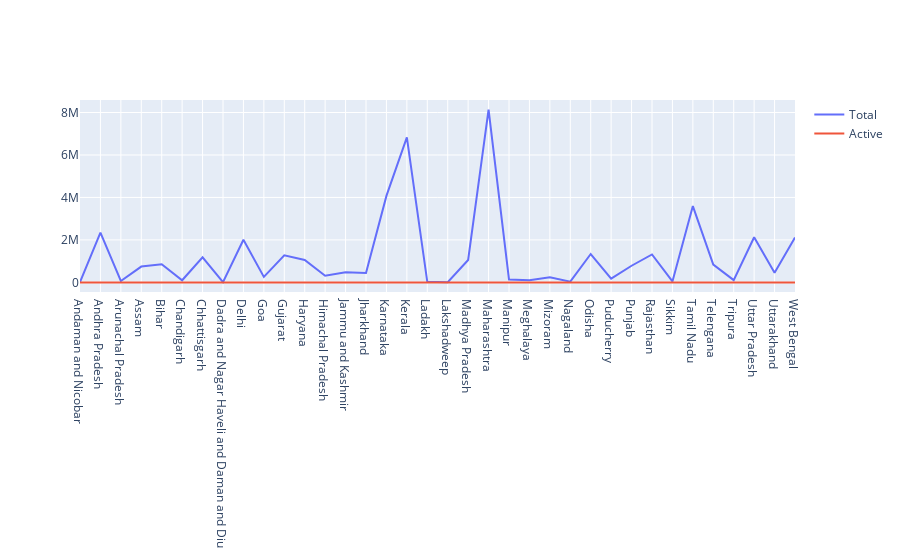

The notebook cell this image was saved under:
### Markdown cell above
### **Active Cases is comparatively very less than Total cases or discharged

### Code cell
x = df['State/UTs'].values
y1 = df['Total Cases'].values
y2 = df['Active'].values


fig= go.Figure()

fig.add_trace(go.Scatter(x=x, y=y1, name= "Total"))
fig.add_trace(go.Scatter(x=x, y=y2, name= "Active"))

fig.show()

### Figure 1 — Plotly figure (JSON) as saved in the notebook; plotly's stock layout.template omitted (floating-point values rounded to 4 significant figures)
{"data": [{"name": "Total", "type": "scatter", "x": ["Andaman and Nicobar", "Andhra Pradesh", "Arunachal Pradesh", "Assam", "Bihar", "Chandigarh", "Chhattisgarh", "Dadra and Nagar Haveli and Daman and Diu", "Delhi", "Goa", "Gujarat", "Haryana", "Himachal Pradesh", "Jammu and Kashmir", "Jharkhand", "Karnataka", "Kerala", "Ladakh", "Lakshadweep", "Madhya Pradesh", "Maharashtra", "Manipur", "Meghalaya", "Mizoram", "Nagaland", "Odisha", "Puducherry", "Punjab", "Rajasthan", "Sikkim", "Tamil Nadu", "Telengana", "Tripura", "Uttar Pradesh", "Uttarakhand", "West Bengal"], "y": [10747, 2339078, 66891, 746100, 851404, 99358, 1177768, 11591, 2007313, 259110, 1277615, 1056655, 312692, 479444, 442574, 4072536, 6829249, 29417, 11415, 1054934, 8136945, 139924, 96786, 238964, 35986, 1336595, 175636, 784282, 1315564, 44321, 3594573, 841453, 108034, 2128154, 449429, 2118696]}, {"name": "Active", "type": "scatter", "x": ["Andaman and Nicobar", "Andhra Pradesh", "Arunachal Pradesh", "Assam", "Bihar", "Chandigarh", "Chhattisgarh", "Dadra and Nagar Haveli and Daman and Diu", "Delhi", "Goa", "Gujarat", "Haryana", "Himachal Pradesh", "Jammu and Kashmir", "Jharkhand", "Karnataka", "Kerala", "Ladakh", "Lakshadweep", "Madhya Pradesh", "Maharashtra", "Manipur", "Meghalaya", "Mizoram", "Nagaland", "Odisha", "Puducherry", "Punjab", "Rajasthan", "Sikkim", "Tamil Nadu", "Telengana", "Tripura", "Uttar Pradesh", "Uttarakhand", "West Bengal"], "y": [0, 7, 0, 0, 1, 3, 8, 0, 10, 15, 11, 38, 14, 10, 0, 123, 1300, 1, 0, 2, 134, 0, 1, 0, 0, 84, 73, 29, 5, 2, 58, 27, 0, 18, 11, 50]}], "layout": {}}
